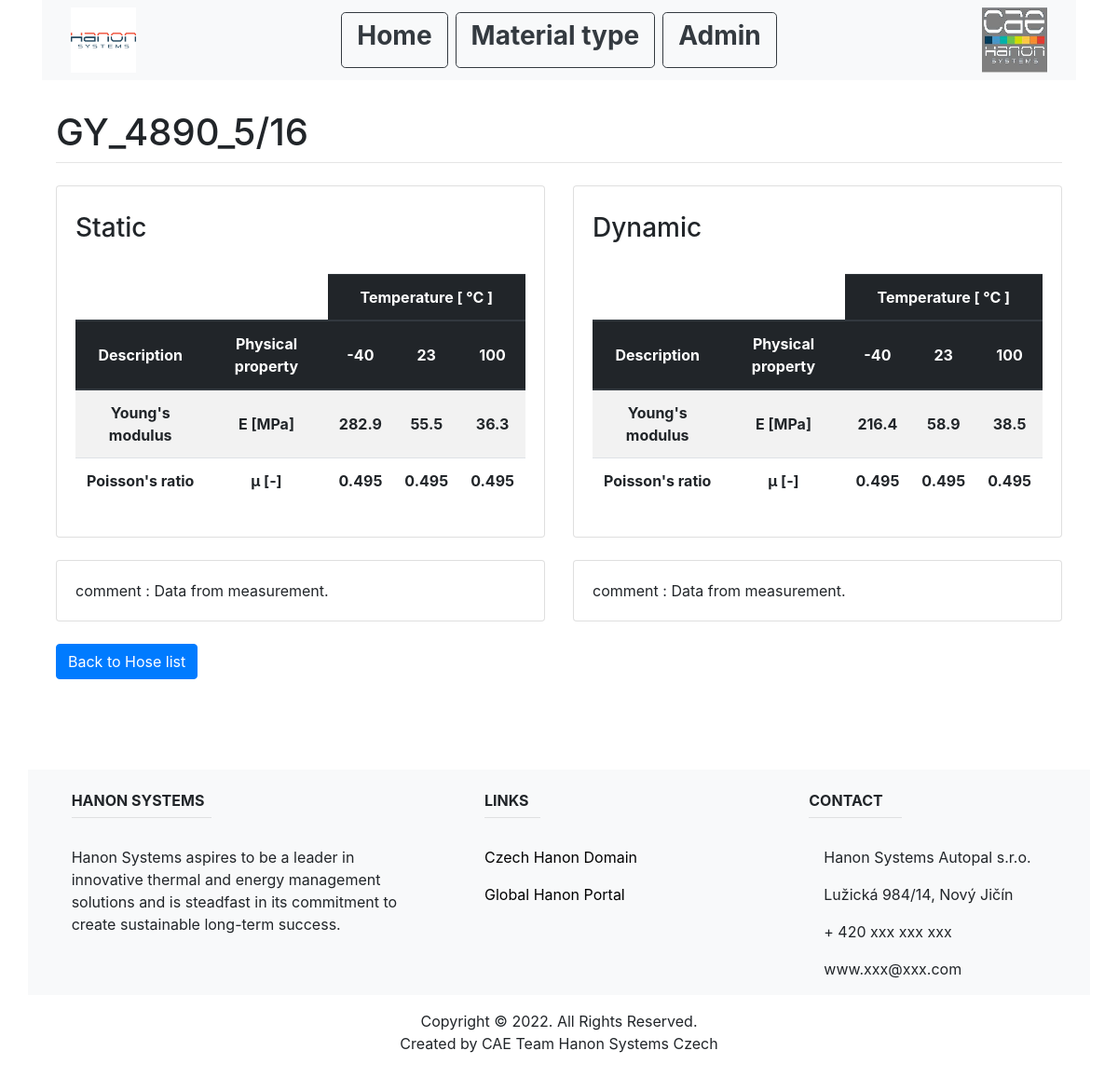
The page /material_type_list/4/1 on the database as committed earlier.
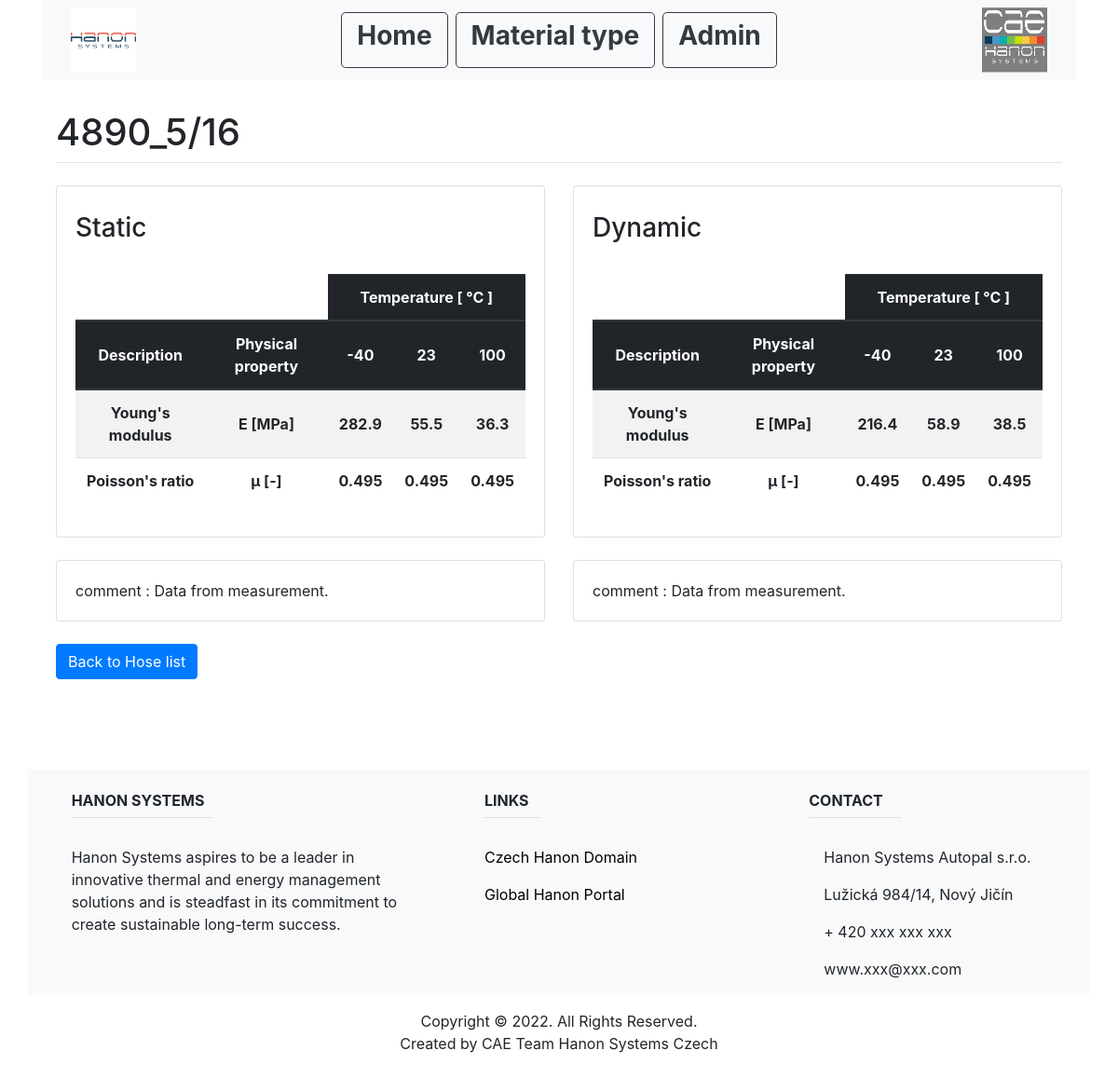
The same page on the database as committed later.
### main/models.py (models this page shows, shortened)
class Hose(models.Model):
    name = models.CharField(max_length=200, unique=True)
    type = models.CharField(max_length=200, choices=HOSE_CHOICES)
    material_type_id = models.ForeignKey(MaterialType, on_delete=models.CASCADE)

### main/views.py (the view, shortened to what this page needs)
# urls.py: path('material_type_list/<int:material_type_id>/<int:material_id>', views.material_info, name="material_info"),
def material_info(response, material_type_id, material_id):
    material_type = MaterialType.objects.get(pk=material_type_id)
    if len(material_type.hose_set.all()) != 0:
        hose_info = Hose.objects.get(pk=material_id)
        if HoseStatic.objects.filter(Stat_hose_id=material_id).exists():
            hose_static_info = HoseStatic.objects.get(Stat_hose_id=material_id)
        else:
            hose_static_info = ""
        if HoseDynamic.objects.filter(Dyn_hose_id=material_id).exists():
            hose_dynamic_info = HoseDynamic.objects.get(Dyn_hose_id=material_id)
        else:
            hose_dynamic_info =""
        return render(response, "main/hose_info.html", {
            "material_type": material_type,
            "hose_info": hose_info,
            "hose_static_info": hose_static_info,
            "hose_dynamic_info": hose_dynamic_info,
        })

### main/templates/main/hose_info.html (shortened to what the changed rows need)
{% extends "main/base.html" %}
{% block content %}
<br>
<div class="container">
  <div class="row">
    <div class="col-sm">
        <h1 class="mt-2">{{hose_info.name}}</h1>
            <hr class="mt-0 mb-4">
    </div>
  </div>
  <div class="row">
    <div class="col-md-6">
    <div class="card card-body">
        <br>
        <table class="table table-striped">
            <thead class="thead-dark">
            <tr>
                <th colspan="2" style="background:white; border-top: hidden" class="text-center align-middle" scope="col"></th>
                <th colspan="3" class="text-center align-middle" scope="col">Temperature [ °C ]</th>
            </tr>
            <tr>
                <th class="text-center align-middle" scope="col">Description</th>
                <th class="text-center align-middle" scope="col">Physical property</th>
                <th class="text-center align-middle" scope="col">-40</th>
                <th class="text-center align-middle" scope="col">23</th>
                <th class="text-center align-middle" scope="col">100</th>
            </tr>
            </thead>
            <tbody>
            <tr>
                <th class="text-center align-middle" scope="row">Young's modulus</th>
                <th class="text-center align-middle" scope="row">E [MPa]</th>
                <th class="text-center align-middle" scope="row">{{hose_static_info.Stat_E_min40}}</th>
                <th class="text-center align-middle" scope="row">{{hose_static_info.Stat_E_plus23}}</th>
                <th class="text-center align-middle" scope="row">{{hose_static_info.Stat_E_plus100}}</th>
             </tr>
            <tr>
                <th class="text-center align-middle" scope="row">Poisson's ratio</th>
                <th class="text-center align-middle" scope="row">μ [-]</th>
                <th class="text-center align-middle" scope="row">{{hose_static_info.Stat_nu_min40}}</th>
                <th class="text-center align-middle" scope="row">{{hose_static_info.Stat_nu_plus23}}</th>
                <th class="text-center align-middle" scope="row">{{hose_static_info.Stat_nu_plus100}}</th>
            </tr>
            </tbody>
        </table>
    </div>
    </div>
    <div class="col-md-6 offset-md-0">
    <div class="card card-body">
        <br>
        <table class="table table-striped">
            <thead class="thead-dark">
            <tr>
                <th colspan="2" style="background:white; border-top: hidden" class="text-center align-middle" scope="col"></th>
                <th colspan="3" class="text-center align-middle" scope="col">Temperature [ °C ]</th>
            </tr>
            <tr>
                <th class="text-center align-middle" scope="col">Description</th>
                <th class="text-center align-middle" scope="col">Physical property</th>
                <th class="text-center align-middle" scope="col">-40</th>
                <th class="text-center align-middle" scope="col">23</th>
                <th class="text-center align-middle" scope="col">100</th>
            </tr>
            </thead>
            <tbody>
            <tr>
                <th class="text-center align-middle" scope="row">Young's modulus</th>
                <th class="text-center align-middle" scope="row">E [MPa]</th>
                <th class="text-center align-middle" scope="row">{{hose_dynamic_info.Dyn_E_min40}}</th>
                <th class="text-center align-middle" scope="row">{{hose_dynamic_info.Dyn_E_plus23}}</th>
                <th class="text-center align-middle" scope="row">{{hose_dynamic_info.Dyn_E_plus100}}</th>
             </tr>
            <tr>
                <th class="text-center align-middle" scope="row">Poisson's ratio</th>
                <th class="text-center align-middle" scope="row">μ [-]</th>
                <th class="text-center align-middle" scope="row">{{hose_dynamic_info.Dyn_nu_min40}}</th>
                <th class="text-center align-middle" scope="row">{{hose_dynamic_info.Dyn_nu_plus23}}</th>
                <th class="text-center align-middle" scope="row">{{hose_dynamic_info.Dyn_nu_plus100}}</th>
            </tr>
            </tbody>
        </table>
    </div>
  </div>
  </div>
  <br>
</div>
<br>
{% endblock %}

Rows that differ between the two databases and show on the page:
changed Hose: name "GY_4890_5/16" → "4890_5/16"
